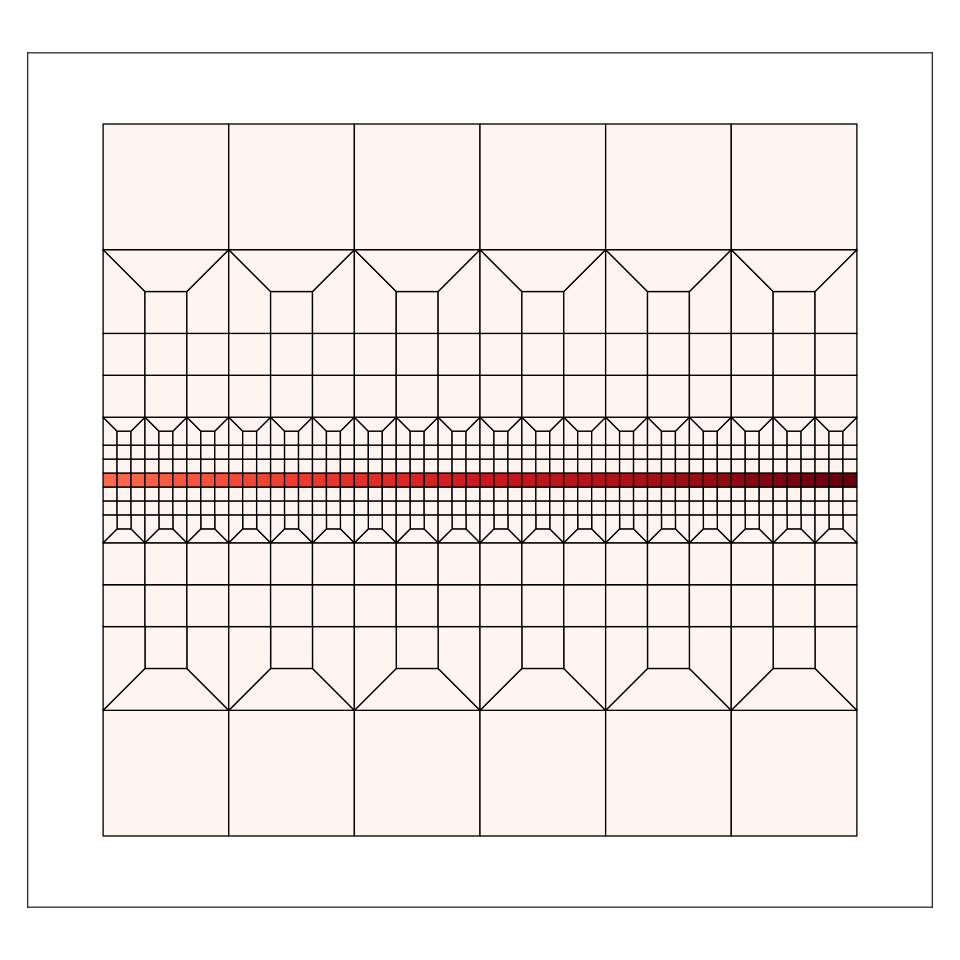

The Python source for this figure:

import GooseFEM as gf
import matplotlib.pyplot as plt
import goosempl as gplt
import numpy as np

plt.style.use(['goose'])

# --------------------------------------------------------------------------------------------------

mesh   = gf.Mesh.Quad4.FineLayer(6*9,51)
coor   = mesh.coor()
conn   = mesh.conn()
cindex = np.zeros((conn.shape[0]))
cindex[mesh.elementsFine()] = np.linspace(1,2,len(mesh.elementsFine()))

# --------------------------------------------------------------------------------------------------

fig,ax = plt.subplots(figsize=(10,10))

im = gplt.patch(coor=coor,conn=conn,cindex=cindex,cmap='Reds')

ax.set_aspect('equal')
ax.get_xaxis().set_visible(False)
ax.get_yaxis().set_visible(False)

plt.savefig('example_elementsFine.svg')
plt.show()
